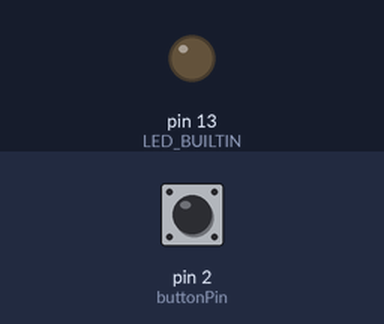
Bench run of a sketch on a simulated Arduino Uno, built with avr-gcc and run on an emulated ATmega328P. Shown: output pins drawn as LEDs (lit = HIGH). The inputs (shaded band) are chosen by the test bench; at power-on: pin 2 (buttonPin) LOW.

Above: at 1.2 s.
1.3 s: pin 2 (buttonPin) pulled HIGH for 1 s
At 4.5 s:
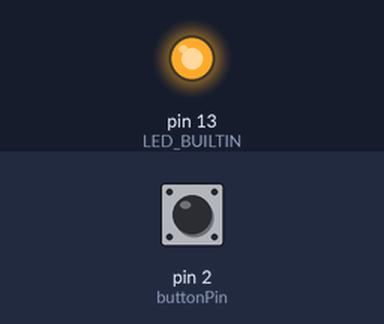
5.3 s: pin 2 (buttonPin) pulled HIGH for 0.15 s
At 6.2 s:
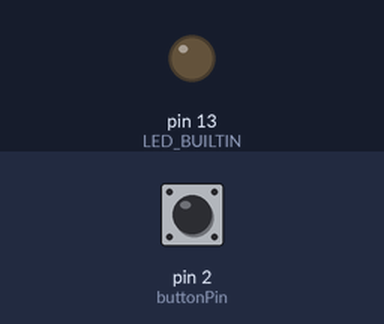
Timing chart, 0 to 8.3 s (numbered marks = the images above; inputs shaded):
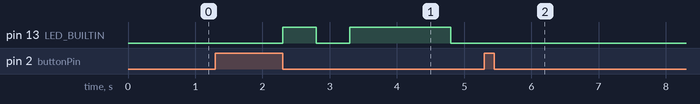

Measured:
- after the input at 1.3 s, pin 13 (LED_BUILTIN): LOW → HIGH after 1.0 s, → LOW 0.50 s later, → HIGH 0.50 s later, → LOW 1.5 s later
- after the input at 5.3 s, pin 13 (LED_BUILTIN): stops changing and stays LOW

The sketch:

BlinkName.ino
```cpp
/* R = o - o
   I = o o
   L = o - o o
   E = o
   Y = - o - -
*/


const int Dot = 500;
const int Dash = 1500;
const int Wait = 500;
const int Next = 1500;
#define buttonPin  2
bool restart = false;


int Name[][4] = {
  {Dot,Dash,Dot,0},
  {Dot,Dot,0,0},
  {Dot,Dash,Dot,Dot},
  {Dot,0,0,0},
  {Dash,Dot,Dash,Dash}
};

void display(const int &Time) {
  digitalWrite(LED_BUILTIN, HIGH);
  delay(Time);
  digitalWrite(LED_BUILTIN, LOW);
  delay(Wait);
}

void setup() {
  pinMode(LED_BUILTIN, OUTPUT);
  pinMode(buttonPin, INPUT);
}

void morse() {
    for(int i = 0; i < 5; i++) {
        for(int j = 0; j < 4; j++) {
          if(digitalRead(buttonPin) == HIGH) restart = true;
          if(restart) return;
          int symbol = Name[i][j];

          if(symbol == Dash) {
            display(Dash);
          }
          else if(symbol == Dot) {
            display(Dot);
          }
        }
        delay(Next);
    }
}

void check() {

  if(digitalRead(buttonPin) == HIGH) {

    restart = false;
    morse();
  }


}

void loop() {
  check();
}
```
